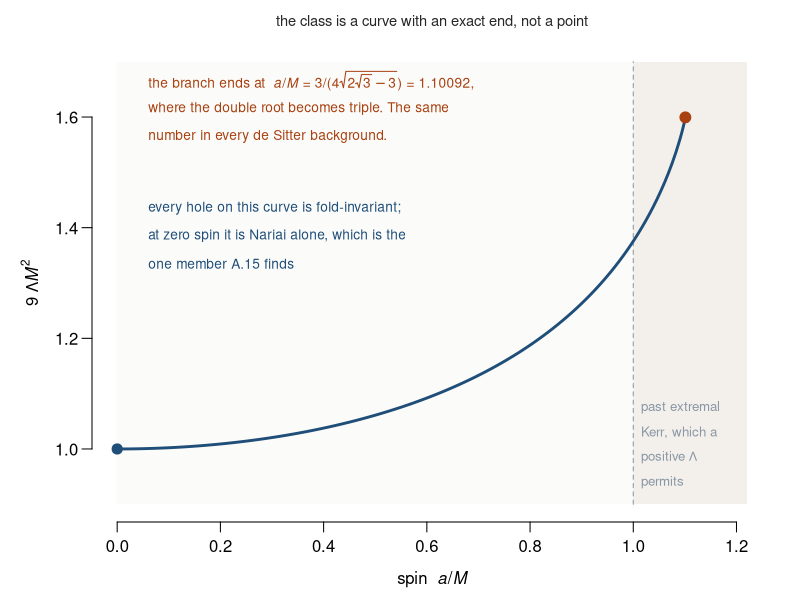
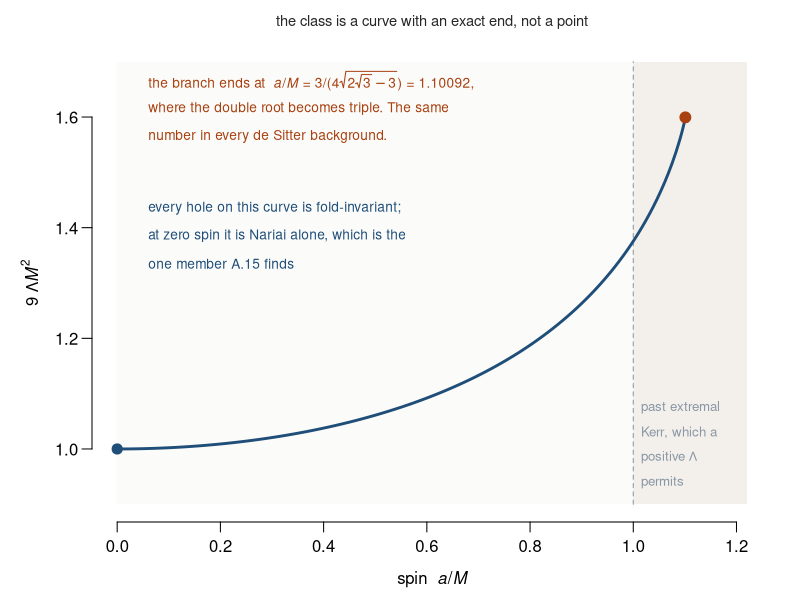

These charts were generated, in order, by the following R code:
#!/usr/bin/env Rscript
# fig_spin_branch.R -- Section 6: the fold-invariant class is a curve, and it has an exact end.
#
# Kerr-de Sitter has Delta_r = (r^2+a^2)(1 - Lam r^2/3) - 2 M r. Everything dimensionless:
# write r = M rho, a = M alpha, y = Lam M^2, so
#     Delta_r / M^2 = -(y/3) rho^4 + (1 - y alpha^2 / 3) rho^2 - 2 rho + alpha^2 .
# A fold-invariant hole needs the black-hole and cosmological horizons to coincide, which is
# a DOUBLE root of Delta_r. For each alpha that fixes y, so the class is a curve in the
# (a/M, 9 Lam M^2) plane rather than the single point A.15 finds at zero spin.
#
# The curve ends where the double root becomes triple. Matching
#     -(Lam/3)(r - r0)^3 (r + 3 r0)
# term by term gives Lam r0^2 = 2 sqrt(3) - 3 =: u, then M = (4/3) u r0 and a = sqrt(u) r0, so
#     a/M   = 3 / (4 sqrt(u)) = 1.1009173688      (the same in every de Sitter background)
#     9LamM^2 = 16 u^3
# Both are checked below against the numerical branch.
# Arithmetic and the isometry check: checks/calc/kerr_de_sitter_nariai.R

u     <- 2*sqrt(3) - 3
a_end <- 3 / (4 * sqrt(u))
y_end <- 16 * u^3                      # this is 9 Lam M^2, not Lam M^2
stopifnot(abs(a_end - 1.1009173688) < 1e-9)

# Solving the double-root condition by hunting roots of Delta_r fails near the end of the
# branch, where three of them coincide and polyroot loses two thirds of its digits. Eliminate
# instead. With A = 1 - y alpha^2/3, Delta = 0 and Delta' = 0 give A = (1 + (2y/3) rho^3)/rho
# from the second; substituting into the first collapses it to y = 3(rho - alpha^2)/rho^4, and
# putting both back into the definition of A leaves ONE quartic in rho alone:
#
#       rho^4 - 3 rho^3 + 2 alpha^2 rho^2 - alpha^2 rho + alpha^4 = 0 .
#
# At alpha = 0 that is rho^3(rho - 3), so rho = 3 and y = 1/9: Nariai, 9 Lam M^2 = 1. The branch
# is this quartic's largest real root, and it ENDS where that root disappears.

branch <- function(al) {
  cf <- c(al^4, -al^2, 2*al^2, -3, 1)          # constant first, for polyroot
  z  <- polyroot(cf); rr <- Re(z[abs(Im(z)) < 1e-6 * pmax(1, abs(Re(z)))])
  rr <- rr[rr > 0]
  if (!length(rr)) return(c(NA, NA))
  rho <- max(rr)
  y   <- 3 * (rho - al^2) / rho^4
  if (!is.finite(y) || y <= 0) return(c(NA, NA))
  c(9 * y, rho)
}

als <- c(seq(0, 1.09, length.out = 150), seq(1.0905, a_end, length.out = 90))
br  <- t(sapply(als, branch))
ys  <- br[,1]; rhos <- br[,2]
good <- is.finite(ys)
cat("=== the fold-invariant branch in Kerr-de Sitter ===\n\n")
cat(sprintf("  at a/M = 0        9 Lam M^2 = %.6f   (Nariai, exactly 1)\n", ys[1]))
last <- max(which(good))
cat(sprintf("  at a/M = %.6f  9 Lam M^2 = %.6f\n", als[last], ys[last]))
cat(sprintf("  closed form endpoint: a/M = %.10f, 9 Lam M^2 = 16 u^3 = %.6f\n", a_end, y_end))
cat(sprintf("  numerical endpoint agrees to %.2e in 9 Lam M^2\n", abs(ys[last] - y_end)))
stopifnot(abs(ys[1] - 1) < 1e-8, abs(ys[last] - y_end) < 1e-6, abs(als[last] - a_end) < 1e-9)

# The check must be able to fail: past the endpoint no double root exists at all.
cat(sprintf("\n  past the end, at a/M = %.4f: branch returns %s\n", a_end + 0.02,
            ifelse(is.na(branch(a_end + 0.02)[1]), "no merged pair, as it must", "SOMETHING")))
stopifnot(is.na(branch(a_end + 0.05)[1]))
cat(sprintf("  and the Kerr bound a/M = 1 is crossed at 9 Lam M^2 = %.4f, which a positive\n",
            approx(als[good], ys[good], 1)$y))
cat("  Lambda permits: extremal Kerr is not the limit here.\n")

ink <- "grey15"; c1 <- "#1f4e79"; mark <- "#a8400f"; grey <- "#8a97a4"
draw <- function() {
  par(mar = c(3.9, 4.6, 2.2, 1.4), mgp = c(2.5, 0.7, 0), xpd = FALSE)
  plot(NA, xlim = c(0, 1.22), ylim = c(0.90, 1.70), axes = FALSE,
       xlab = expression(paste("spin  ", italic(a), "/", italic(M))),
       ylab = expression(paste("9 ", Lambda, italic(M)^2)))
  rect(0, 0.90, 1.22, 1.70, col = "#fbfbfa", border = NA)
  axis(1, at = seq(0, 1.2, 0.2)); axis(2, at = seq(1.0, 1.6, 0.2), las = 1)

  rect(1, 0.90, 1.22, 1.70, col = "#f3f0ec", border = NA)
  segments(1, 0.90, 1, 1.70, col = grey, lty = 2)
  text(1.015, 1.075, "past extremal", col = grey, cex = 0.80, adj = 0)
  text(1.015, 1.030, "Kerr, which a", col = grey, cex = 0.80, adj = 0)
  text(1.015, 0.985, expression(paste("positive ", Lambda)), col = grey, cex = 0.80, adj = 0)
  text(1.015, 0.940, "permits", col = grey, cex = 0.80, adj = 0)

  lines(als[good], ys[good], col = c1, lwd = 2.8)

  points(a_end, y_end, pch = 19, cex = 1.45, col = mark)
  text(0.06, 1.665, expression(paste("the branch ends at  ", italic(a), "/", italic(M), " = 3/(4",
       sqrt(2*sqrt(3) - 3), ") = 1.10092,")), col = mark, cex = 0.82, adj = 0)
  text(0.06, 1.615, "where the double root becomes triple. The same", col = mark, cex = 0.82, adj = 0)
  text(0.06, 1.565, "number in every de Sitter background.", col = mark, cex = 0.82, adj = 0)

  points(0, 1, pch = 19, cex = 1.35, col = c1)
  text(0.06, 1.435, "every hole on this curve is fold-invariant;", col = c1, cex = 0.82, adj = 0)
  text(0.06, 1.385, "at zero spin it is Nariai alone, which is the", col = c1, cex = 0.82, adj = 0)
  text(0.06, 1.335, "one member A.15 finds", col = c1, cex = 0.82, adj = 0)

  mtext("the class is a curve with an exact end, not a point", side = 3, line = 0.7,
        cex = 0.88, col = ink)
}
for (f in c("papers/2_over_the_horizon/fig_companion_spinbranch.pdf", "papers/2_over_the_horizon/fig_companion_spinbranch.png")) {
  if (grepl("pdf$", f)) pdf(f, width = 7.4, height = 4.5) else png(f, width = 1150, height = 700, res = 150)
  draw(); invisible(dev.off()); cat("  wrote", f, "\n")
}
